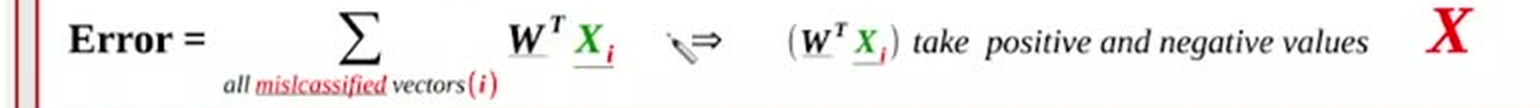
#> input picture videos/machine-learning/09_introduction_to_neural_networks/sources/docparse_cascades/slide_003/crops/slide_003.crop01__formula.png, 1540 x 108 px, given in place of slide_001.jpg, which was not available
$ python measure_001_v5.py ../../sources/docparse_cascades/slide_003/crops/slide_003.crop01__formula.png
#> lines starting #> are read from the running program, lines starting #| are printed output that depends on the picture; after the words box and inside, x2 and y2 are one past the last pixel; in counts of white or black regions, pixels touching at a corner belong together
#!/usr/bin/env python3
"""slide_001 v5: definitive per-line, per-color ink measurement of ORIGINAL and RENDER."""
import os, sys
import numpy as np
from PIL import Image

V = "/home/codespace/ai_llm_slides/videos/machine-learning/09_introduction_to_neural_networks"
ORIG = os.path.join(V, "unique_slides/slide_001.jpg")
OUT = os.path.join(V, "recreated_pptx/build/measure_001_v5.txt")

def load(p):
    return np.asarray(Image.open(p).convert("RGB")).astype(np.float64)

def analyze(a, ppi, label, box):
#> called with ppi = 72, label = 'ORIGINAL unique_slides/slide_001.jpg', box = (62, 46, 899, 514)
    H, W = a.shape[:2]
#> H = 108; W = 1540
    L = 0.299*a[:,:,0] + 0.587*a[:,:,1] + 0.114*a[:,:,2]
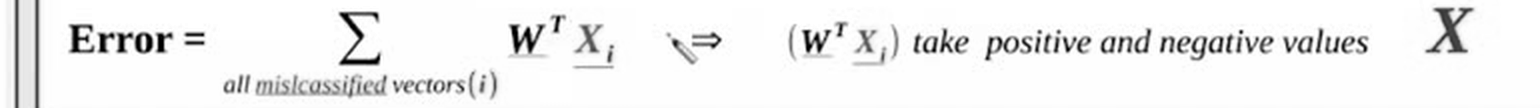
#> L: shape (108, 1540) float64; min 0, max 255, mean 240.9
    R, G, B = a[:,:,0], a[:,:,1], a[:,:,2]
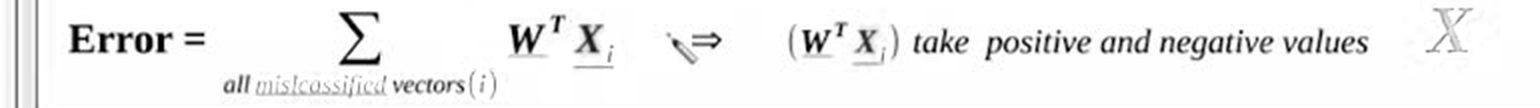
#> R: shape (108, 1540) float64; min 0, max 255, mean 242.2
    ink = L < 175
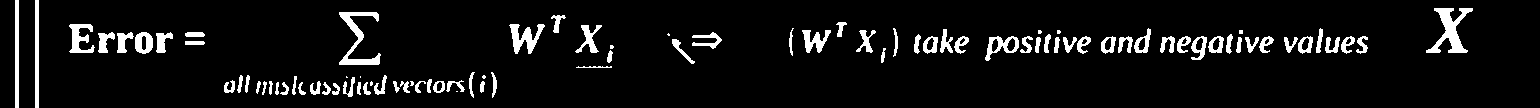
#> ink: shape (108, 1540) bool; 6.8% white; 89 white regions (11 under 20 px), largest, box (x1, y1, x2, y2) and area: (1426, 8, 1473, 53) 836, (339, 12, 381, 65) 728, (509, 24, 545, 54) 507
    x0, y0, x1, y1 = box
    m = np.zeros_like(ink); m[y0:y1+1, x0:x1+1] = ink[y0:y1+1, x0:x1+1]
#> after `m[y0:y1 + 1, x0:x1 + 1] = ink[y0:y1 + 1, x0:x1 + 1]`:
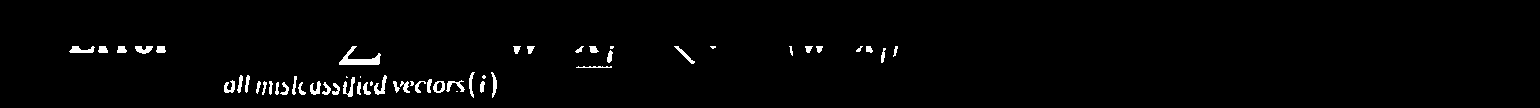
#> m: shape (108, 1540) bool; 1.8% white; 54 white regions (8 under 20 px), largest, box (x1, y1, x2, y2) and area: (339, 46, 381, 65) 324, (69, 46, 95, 53) 119, (374, 75, 387, 95) 113
    ink = m
    r = ink.sum(axis=1)
#> r = 108 values, max 133 at index 50, min 0 at index 0, mean 27.49
    bands = []; inb = False
    for y in range(H):
        if r[y] > 1 and not inb: st = y; inb = True
        elif r[y] <= 1 and inb: bands.append([st, y-1]); inb = False
#> after the loop, bands = [[46, 64], [66, 67], [72, 97]]; inb = False; st = 72
    if inb: bands.append([st, H-1])
    merged = []
    for b in bands:
        if merged and b[0] - merged[-1][1] <= 2: merged[-1][1] = b[1]
        else: merged.append(b)
#> this loop made 3 passes
#> after the loop, merged = [[46, 67], [72, 97]]
    print("=" * 100)
    print("### %s  (px/in = %.2f)" % (label, ppi))
    print("  band y-range      x-range       w    h   inkpx  dominant-colour  dominant-ink bbox")
    for (by0, by1) in merged:
        sub = ink[by0:by1+1]
        if sub.sum() < 15: continue
        xs = np.nonzero(sub.sum(axis=0) > 0)[0]
        if len(xs) < 2: continue
        # dominant colour = most saturated common colour among ink pixels
        px = a[by0:by1+1][sub]
        q = (px // 24).astype(int)
        key = q[:,0]*10000 + q[:,1]*100 + q[:,2]
        vals, cnts = np.unique(key, return_counts=True)
        k = vals[np.argmax(cnts)]
        dom = np.array([((k//10000)*24+12), ((k//100)%100)*24+12, (k%100)*24+12])
        sel = (np.abs(px - dom).max(axis=1) < 40)
        if sel.sum() > 10:
            flat = np.zeros(px.shape[0], dtype=bool); flat[sel] = True
            mm = flat.reshape(sub.shape)
            yy, xx = np.nonzero(mm)
            dbox = "x %d-%d y %d-%d" % (xx.min(), xx.max(), by0+yy.min(), by0+yy.max())
        else:
            dbox = "-"
        print("  y %4d-%4d  x %4d-%4d  w=%4d h=%3d  %6d  #%02X%02X%02X  %s"
              % (by0, by1, xs.min(), xs.max(), xs.max()-xs.min()+1, by1-by0+1,
                 int(sub.sum()), int(dom[0]), int(dom[1]), int(dom[2]), dbox))
        print("        inches: y %.3f-%.3f  x %.3f-%.3f   (w %.3f in)"
              % (by0/ppi, (by1+1)/ppi, xs.min()/ppi, (xs.max()+1)/ppi, (xs.max()-xs.min()+1)/ppi))
#> this loop made 1 pass
#> (by0, by1, k, dom) on pass 1: (46, 67, 0, [12, 12, 12])

o = load(ORIG)
#> (the run stopped early here; a loop or call above may not have finished)
